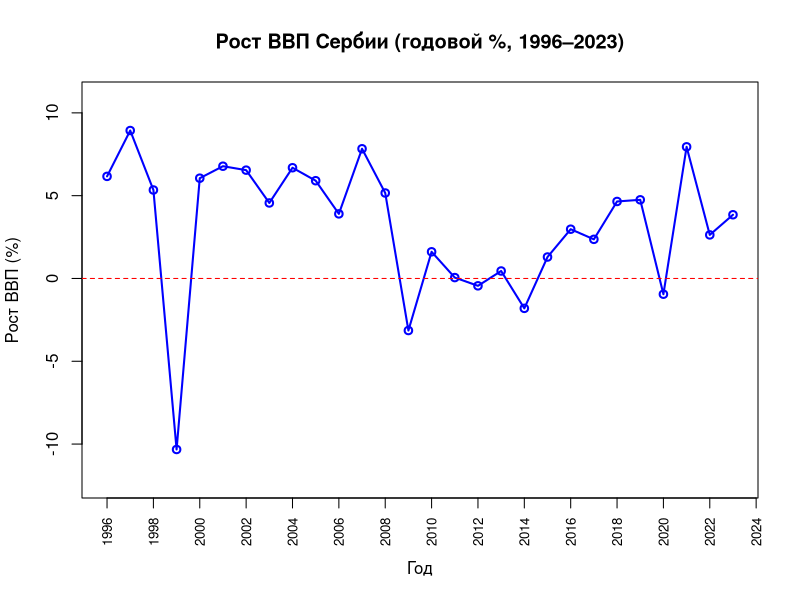
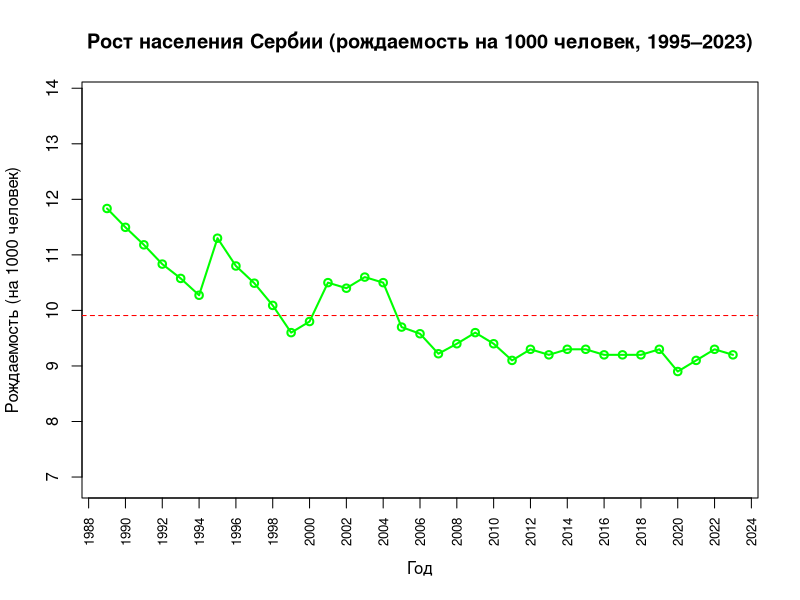
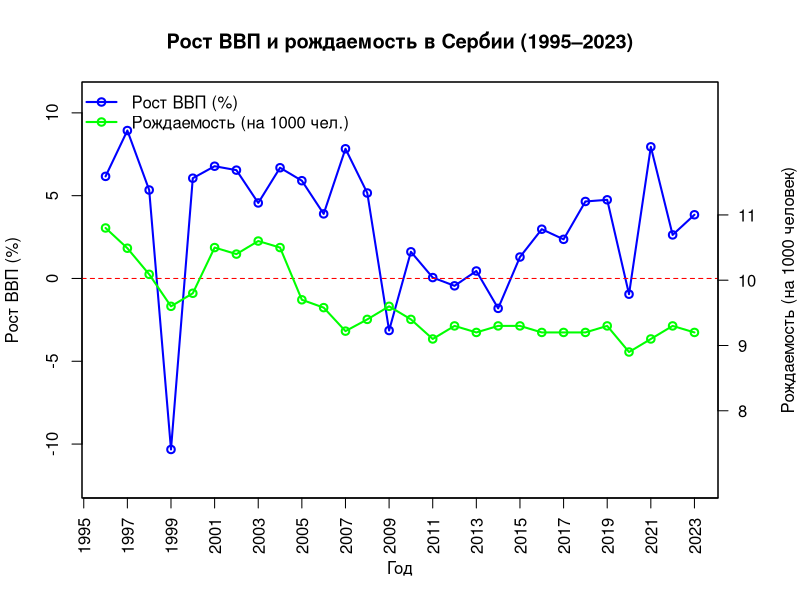
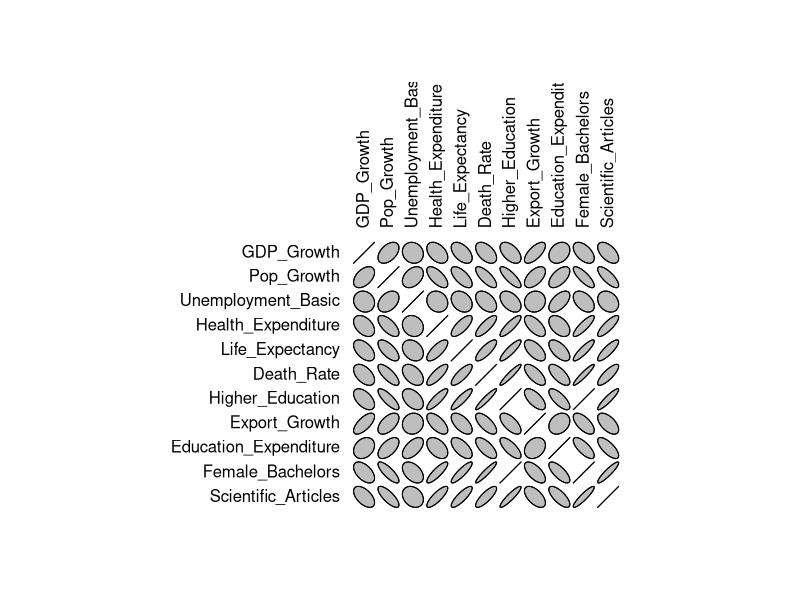
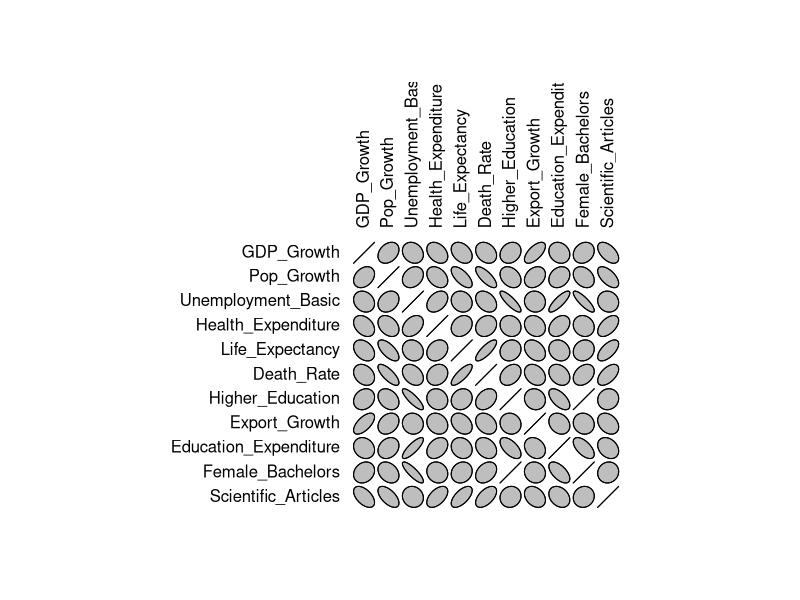
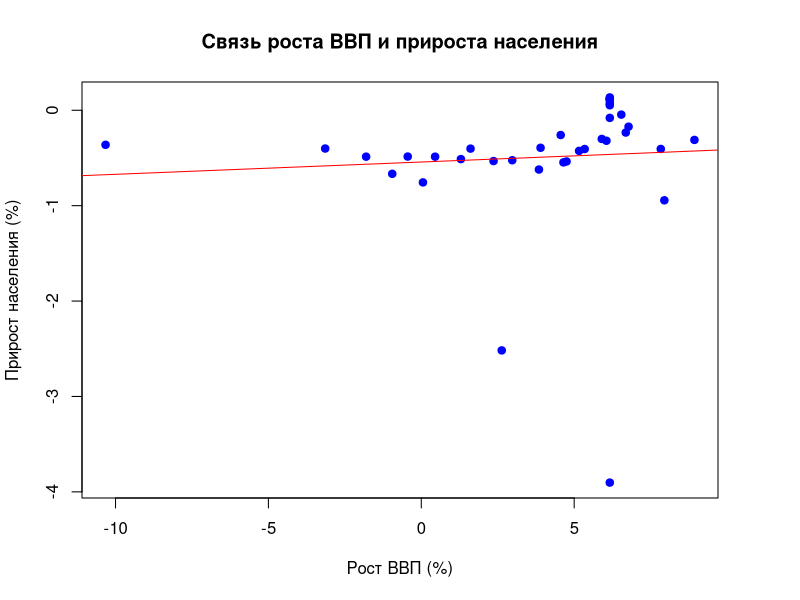
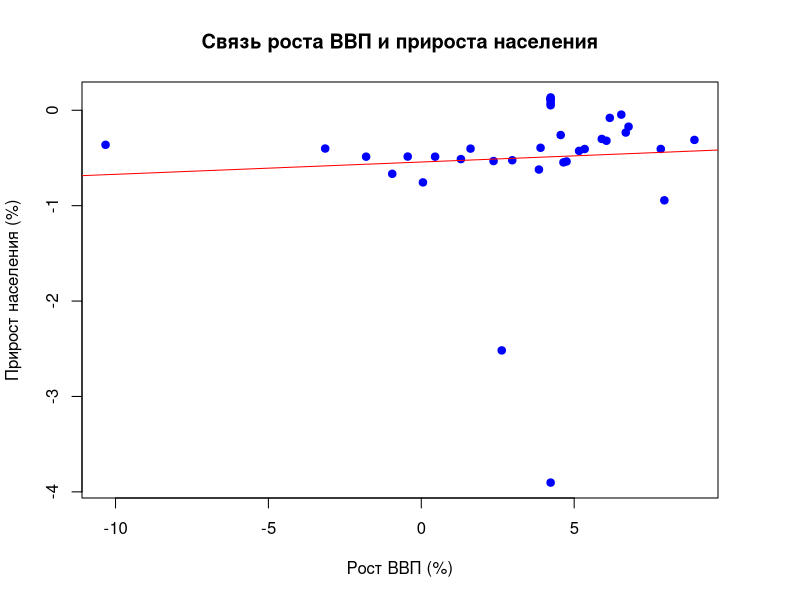
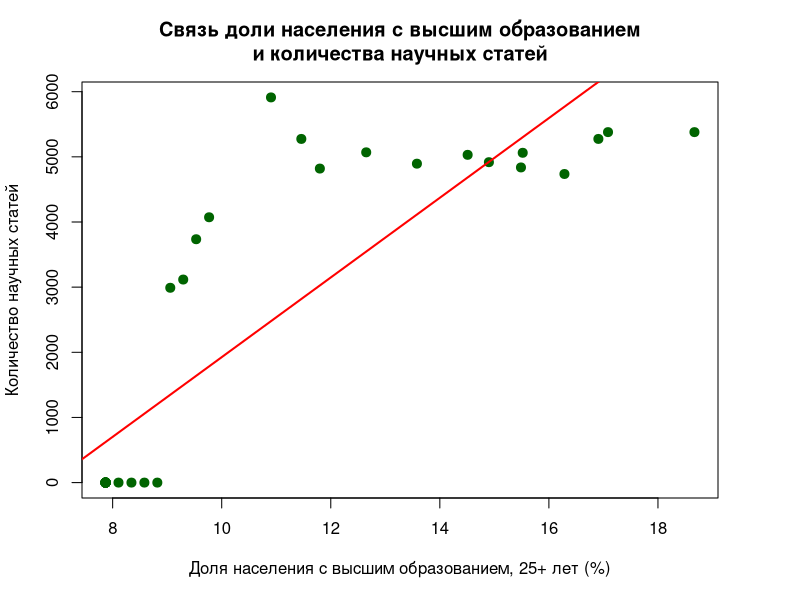

Reproduce these figures in R, in order. (Note: this script raises an error after producing the figures.)
# ----- Install packages -----
install.packages("GGally", dependencies = TRUE)
install.packages("car", dependencies = TRUE)

# ----- Setting up working directory -----
setwd("C:/Users/rexandel/Desktop/GitHub/big_data_research/correlation_and_regression/")
getwd()

# ----- Connecting the necessary libraries -----
library(car)
library(GGally)
library(readr)

# ----- Initial data -----
data <- read_delim("serbia.csv", delim = ",", na = c("..", ""), locale = locale(encoding = "latin1"))

# Чтение данных
data <- read.csv("serbia.csv", sep = ",",  header = TRUE, stringsAsFactors = FALSE, fileEncoding = "UTF-8")
years <- 1989:2023

# 1. График прироста ВВП
gdp_growth <- data[data$Series.Code == "NY.GDP.MKTP.KD.ZG", ]

gdp_values <- as.numeric(gdp_growth[5:39]) 

valid_years <- years[!is.na(gdp_values)]
valid_values <- gdp_values[!is.na(gdp_values)]

year_range <- range(valid_years)  # автоматически определим диапазон
axis_ticks <- seq(floor(year_range[1]/2)*2, ceiling(year_range[2]/2)*2, by = 2)

plot(valid_years, valid_values, 
     type = "o",
     col = "blue", 
     lwd = 2,
     main = "Рост ВВП Сербии (годовой %, 1996–2023)",
     xlab = "Год",
     ylab = "Рост ВВП (%)",
     ylim = c(min(valid_values, na.rm = TRUE) - 2, max(valid_values, na.rm = TRUE) + 2),
     xaxt = "n")
axis(1, at = axis_ticks, las = 2, cex.axis = 0.8)
abline(h = 0, col = "red", lty = 2)

# 2. График прироста населения
# Filter data for population growth
pop_growth <- data[data$Series.Code == "SP.DYN.CBRT.IN", ]

# Extract population growth values
pop_values <- as.numeric(pop_growth[5:39])

# Filter out NA values and corresponding years
valid_years <- years[!is.na(pop_values)]
valid_pop_values <- pop_values[!is.na(pop_values)]

year_range <- range(valid_years)  # автоматически определим диапазон
axis_ticks <- seq(floor(year_range[1]/2)*2, ceiling(year_range[2]/2)*2, by = 2)

# Create the population growth plot
plot(valid_years, valid_pop_values, 
     type = "o",
     col = "green", 
     lwd = 2,
     main = "Рост населения Сербии (рождаемость на 1000 человек, 1995–2023)",
     xlab = "Год",
     ylab = "Рождаемость (на 1000 человек)",
     ylim = c(min(valid_pop_values, na.rm = TRUE) - 2, max(valid_pop_values, na.rm = TRUE) + 2),
     xaxt = "n")
axis(1, at = axis_ticks, las = 2, cex.axis = 0.8)
abline(h = mean(valid_pop_values, na.rm = TRUE), col = "red", lty = 2)

# 3. График прироста ВВА и график прироста населения вместе
# Filter data for GDP growth
gdp_growth <- data[data$Series.Code == "NY.GDP.MKTP.KD.ZG", ]
gdp_values <- as.numeric(gdp_growth[5:39])
valid_years_gdp <- years[!is.na(gdp_values)]
valid_gdp_values <- gdp_values[!is.na(gdp_values)]

# Filter data for population growth
pop_growth <- data[data$Series.Code == "SP.DYN.CBRT.IN", ]
pop_values <- as.numeric(pop_growth[5:39])
valid_years_pop <- years[!is.na(pop_values)]
valid_pop_values <- pop_values[!is.na(pop_values)]

# Ensure the years align
common_years <- intersect(valid_years_gdp, valid_years_pop)
gdp_subset <- valid_gdp_values[valid_years_gdp %in% common_years]
pop_subset <- valid_pop_values[valid_years_pop %in% common_years]

# Create the plot with dual axes
par(mar = c(5, 4, 4, 4) + 0.1)
plot(common_years, gdp_subset, 
     type = "o",
     col = "blue", 
     lwd = 2,
     main = "Рост ВВП и рождаемость в Сербии (1995–2023)",
     xlab = "Год",
     ylab = "Рост ВВП (%)",
     ylim = c(min(gdp_subset, na.rm = TRUE) - 2, max(gdp_subset, na.rm = TRUE) + 2),
     xaxt = "n")
axis(1, at = seq(1995, 2025, by = 2), las = 2)
abline(h = 0, col = "red", lty = 2)

# Add second y-axis for population growth
par(new = TRUE)
plot(common_years, pop_subset, 
     type = "o",
     col = "green", 
     lwd = 2,
     xaxt = "n", 
     yaxt = "n", 
     xlab = "", 
     ylab = "",
     ylim = c(min(pop_subset, na.rm = TRUE) - 2, max(pop_subset, na.rm = TRUE) + 2))
axis(4, at = seq(floor(min(pop_subset)), ceiling(max(pop_subset)), by = 1), las = 2)
mtext("Рождаемость (на 1000 человек)", side = 4, line = 3)

# Add legend
legend("topleft", 
       legend = c("Рост ВВП (%)", "Рождаемость (на 1000 чел.)"),
       col = c("blue", "green"),
       lwd = 2,
       pch = 1,
       bty = "n")

# GDP_Growth
# Годовой процент роста ВВП по рыночным ценам в постоянной местной валюте. Данные приведены в долларах США 2010 года.

# Pop_Growth
# Годовой прирост населения.

# Unemployment_Basic
# Уровень безработицы в % по всем гражданам, имеющим базовое образование.

# Health_Expenditure
# Государственные расходы на здравоохранение (% от ВВП).

# Life_Expectancy
# Средняя продолжительность жизни.

# Death_Rate
# Уровень смертности на 1000 человек.

# Higher_Education
# Доля населения с высшим образованием (степень бакалавра или эквивалент)

# Export_Growth
# Экспорт товаров и услуг – ежегодный прирост в %.

# Education_Expenditure
# Расходы на образование в % от ВВП.

# Female_Bachelors
# Кумулятивный прирост бакалавров среди женщин в % (накопительный показатель).

# Scientific_Articles
# Статей  в научных и технических журналах.

# 4. Визуализация корреляции
library(ellipse)
df <- data.frame(
  GDP_Growth = as.numeric(data[data$Series.Code == "NY.GDP.MKTP.KD.ZG", 5:39]),
  Pop_Growth = as.numeric(data[data$Series.Code == "SP.POP.GROW", 5:39]),
  Unemployment_Basic = as.numeric(data[data$Series.Code == "SL.UEM.BASC.ZS", 5:39]),
  Health_Expenditure = as.numeric(data[data$Series.Code == "SH.XPD.CHEX.GD.ZS", 5:39]),
  Life_Expectancy = as.numeric(data[data$Series.Code == "SP.DYN.LE00.IN", 5:39]),
  Death_Rate = as.numeric(data[data$Series.Code == "SP.DYN.CDRT.IN", 5:39]),
  Higher_Education = as.numeric(data[data$Series.Code == "SE.TER.CUAT.BA.ZS", 5:39]),
  Export_Growth = as.numeric(data[data$Series.Code == "NE.EXP.GNFS.KD.ZG", 5:39]),
  Education_Expenditure = as.numeric(data[data$Series.Code == "SE.XPD.TOTL.GD.ZS", 5:39]),
  Female_Bachelors = as.numeric(data[data$Series.Code == "SE.TER.CUAT.BA.FE.ZS", 5:39]),
  Scientific_Articles = as.numeric(data[data$Series.Code == "IP.JRN.ARTC.SC", 5:39])
)

# ----- Working with NA values (Interpolation) -----
data_inter <- df
# Функция для интерполяции NA значений
interpolate_na <- function(x) {
  if(all(is.na(x))) return(x)
  if (sum(!is.na(x)) < 2) {
    warning(paste("Слишком мало данных для интерполяции в столбце. Пропуск."))
    return(x)
  }
  
  # Линейная интерполяция
  approx(1:length(x), x, xout = 1:length(x), method = "linear", rule = 2)$y
}

# Применяем интерполяцию ко всем столбцам
df_interpolate <- as.data.frame(lapply(data_inter, interpolate_na))

# ----- Working with NA values (Lazy) -----
data_lazy <- df
# Замена средним по столбцу
df_filled <- as.data.frame(lapply(data_lazy, function(x) {
  x[is.na(x)] <- mean(x, na.rm = TRUE)
  x
}))

# Или медианой
df_filled <- as.data.frame(lapply(data_lazy, function(x) {
  x[is.na(x)] <- median(x, na.rm = TRUE)
  x
}))

# --- Interpolate ---
# Вычисление корреляционной матрицы (метод Спирмена)
cor_matrix <- cor(df_interpolate, method = "spearman")
# Построение графика корреляции
plotcorr(cor_matrix)

# --- Lazy ---
# Вычисление корреляционной матрицы (метод Спирмена)
cor_matrix <- cor(df_filled, method = "spearman")
# Построение графика корреляции
plotcorr(cor_matrix)

# ==============================================================================
# Scatter plot для связи роста ВВП и прироста населения 
# --- Interpolate ---
plot(df_interpolate$GDP_Growth, df_filled$Pop_Growth,
     main = "Связь роста ВВП и прироста населения",
     xlab = "Рост ВВП (%)",
     ylab = "Прирост населения (%)",
     pch = 19,
     col = "blue")
# Линия тренда
abline(lm(Pop_Growth ~ GDP_Growth, data = df_filled), col = "red")

# --- Lazy ---
plot(df_filled$GDP_Growth, df_filled$Pop_Growth,
     main = "Связь роста ВВП и прироста населения",
     xlab = "Рост ВВП (%)",
     ylab = "Прирост населения (%)",
     pch = 19,
     col = "blue")
# Линия тренда
abline(lm(Pop_Growth ~ GDP_Growth, data = df_filled), col = "red")


# Scatter plot для связи высшего образования и научных статей
# --- Interpolate ---
plot(df_interpolate$Higher_Education, df_interpolate$Scientific_Articles,
     main = "Связь доли населения с высшим образованием\nи количества научных статей",
     xlab = "Доля населения с высшим образованием, 25+ лет (%)",
     ylab = "Количество научных статей",
     pch = 19,
     col = "darkgreen",
     cex = 1.2)
# Линия тренда
abline(lm(Scientific_Articles ~ Higher_Education, data = df_interpolate), 
       col = "red", lwd = 2)
# --- Lazy ---
plot(df_filled$Higher_Education, df_interpolate$Scientific_Articles,
     main = "Связь доли населения с высшим образованием\nи количества научных статей",
     xlab = "Доля населения с высшим образованием, 25+ лет (%)",
     ylab = "Количество научных статей",
     pch = 19,
     col = "darkgreen",
     cex = 1.2)
# Линия тренда
abline(lm(Scientific_Articles ~ Higher_Education, data = df_interpolate), 
       col = "red", lwd = 2)

# ==============================================================================

# 1. Корреляция роста ВВП и прироста населения
# --- Interpolate ---
cor(df_interpolate$GDP_Growth, df_interpolate$Pop_Growth, method = "spearman")
cor.test(df_interpolate$GDP_Growth, df_interpolate$Pop_Growth, method = "spearman")
# --- Lazy ---
cor(df_filled$GDP_Growth, df_filled$Pop_Growth, method = "spearman")
cor.test(df_filled$GDP_Growth, df_filled$Pop_Growth, method = "spearman")

# ==============================================================================

# 2. Прирост населения и динамика безработицы (базовое образование)
# --- Interpolate ---
cor(df_interpolate$Unemployment_Basic, df_interpolate$Pop_Growth, method = "spearman")
cor.test(df_interpolate$Unemployment_Basic, df_interpolate$Pop_Growth, method = "spearman")
# --- Lazy ---
cor(df_filled$Unemployment_Basic, df_filled$Pop_Growth, method = "spearman")
cor.test(df_filled$Unemployment_Basic, df_filled$Pop_Growth, method = "spearman")

# ==============================================================================

# 3. Расходы на медицину и продолжительность жизни/смертность
# 3.1. Медицина и продолжительность жизни
# --- Interpolate ---
cor(df_interpolate$Health_Expenditure, df_interpolate$Life_Expectancy, method = "spearman")
cor.test(df_interpolate$Health_Expenditure, df_interpolate$Life_Expectancy, method = "spearman")
# --- Lazy ---
cor(df_filled$Health_Expenditure, df_filled$Life_Expectancy, method = "spearman")
cor.test(df_filled$Health_Expenditure, df_filled$Life_Expectancy, method = "spearman")

# 3.2. Медицина и смертность
# --- Interpolate ---
cor(df_interpolate$Health_Expenditure, df_interpolate$Death_Rate, method = "spearman")
cor.test(df_interpolate$Health_Expenditure, df_interpolate$Death_Rate, method = "spearman")
# --- Lazy ---
cor(df_filled$Health_Expenditure, df_filled$Death_Rate, method = "spearman")
cor.test(df_filled$Health_Expenditure, df_filled$Death_Rate, method = "spearman")

# ==============================================================================

# 4. Высшее образование и экспорт/высокотехнологичное производство
# 4.1. Образование и экспорт
# --- Interpolate ---
cor(df_interpolate$Higher_Education, df_interpolate$Export_Growth, method = "spearman")
cor.test(df_interpolate$Higher_Education, df_interpolate$Export_Growth, method = "spearman")
# --- Lazy ---
cor(df_filled$Higher_Education, df_filled$Export_Growth, method = "spearman")
cor.test(df_filled$Higher_Education, df_filled$Export_Growth, method = "spearman")

# 4.2. Образование и высокие технологии
# --- Interpolate ---
cor(df_interpolate$Higher_Education, df_interpolate$High_Tech_Exports, method = "spearman")
cor.test(df_interpolate$Higher_Education, df_interpolate$High_Tech_Exports, method = "spearman")
# --- Lazy ---
cor(df_filled$Higher_Education, df_filled$High_Tech_Exports, method = "spearman")
cor.test(df_filled$Higher_Education, df_filled$High_Tech_Exports, method = "spearman")

# ==============================================================================

# 5. Расходы на образование и бакалавры среди женщин
# --- Interpolate ---
cor(df_interpolate$Education_Expenditure, df_interpolate$Female_Bachelors, method = "spearman")
cor.test(df_interpolate$Education_Expenditure, df_interpolate$Female_Bachelors, method = "spearman")
# --- Lazy ---
cor(df_filled$Education_Expenditure, df_filled$Female_Bachelors, method = "spearman")
cor.test(df_filled$Education_Expenditure, df_filled$Female_Bachelors, method = "spearman")

# ==============================================================================

# 6. Высшее образование и научные статьи в журналах
# --- Interpolate ---
cor(df_interpolate$Higher_Education, df_interpolate$Scientific_Articles, method = "spearman")
cor.test(df_interpolate$Higher_Education, df_interpolate$Scientific_Articles, method = "spearman")
# --- Lazy ---
cor(df_filled$Higher_Education, df_filled$Scientific_Articles, method = "spearman")
cor.test(df_filled$Higher_Education, df_filled$Scientific_Articles, method = "spearman")

# ==============================================================================

# 5. Построение матрицы корреляций 
# --- Interpolate ---
ggpairs(df_interpolate,
        upper = list(continuous = wrap("cor", method = "spearman")),
        title = "Матрица корреляций (метод Спирмена) (Интерполяция)"
)
# --- Lazy ---
ggpairs(df_filled,
        upper = list(continuous = wrap("cor", method = "spearman")),
        title = "Матрица корреляций (метод Спирмена) (Замена на среднее/медиану)"
)

# ==============================================================================

# 6. Регрессия
# lm - множественная линейная регрессия

# Зависимая переменная (выходная):
#  Export_Growth – ежегодный прирост экспорта товаров и услуг (%).

# Независимые переменные (входные):
#  GDP_Growth – годовой процент роста ВВП (%);
#  Health_Expenditure – госрасходы на здравоохранение (% от ВВП).

# --- Interpolate ---
fit_export_int <- lm(Export_Growth ~ GDP_Growth + Health_Expenditure, data=df_interpolate)
fit_export_int
summary(fit_export_int)

# --- Lazy ---
fit_export <- lm(Export_Growth ~ GDP_Growth + Health_Expenditure, data=df_filled)
fit_export
summary(fit_export)

# ==============================================================================

# 7. Предсказание модели
# --- Interpolate ---
predictions <- predict(fit_export_int)
df_interpolate$Predicted_Export <- predict(fit_export_int, newdata = df_interpolate)

years <- 1995:(1995 + nrow(df_interpolate) - 1)

plot(years, df_interpolate$Export_Growth, 
     col = "blue", pch = 19, 
     xlab = "Год", ylab = "Прирост экспорта",
     main = "Фактический и предсказанный прирост экспорта")
points(years, df_interpolate$Predicted_Export, 
       col = "red", pch = 19)
lines(years, df_interpolate$Export_Growth, 
      col = "blue")
lines(years, df_interpolate$Predicted_Export, 
      col = "red")
legend("bottomright", 
       legend = c("Фактические", "Предсказанные"),
       col = c("blue", "red"), pch = c(19, 19))

# -- Lazy ---
predictions <- predict(fit_export)
df_filled$Predicted_Export <- predict(fit_export, newdata = df_filled)

years <- 1995:(1995 + nrow(df_interpolate) - 1)

plot(years, df_filled$Export_Growth, 
     col = "blue", pch = 19, 
     xlab = "Год", ylab = "Прирост экспорта",
     main = "Фактический и предсказанный прирост экспорта")
points(years, df_filled$Predicted_Export, 
       col = "red", pch = 19)
lines(years, df_filled$Export_Growth, 
      col = "blue")
lines(years, df_filled$Predicted_Export, 
      col = "red")
legend("bottomright", 
       legend = c("Фактические", "Предсказанные"),
       col = c("blue", "red"), pch = c(19, 19))
